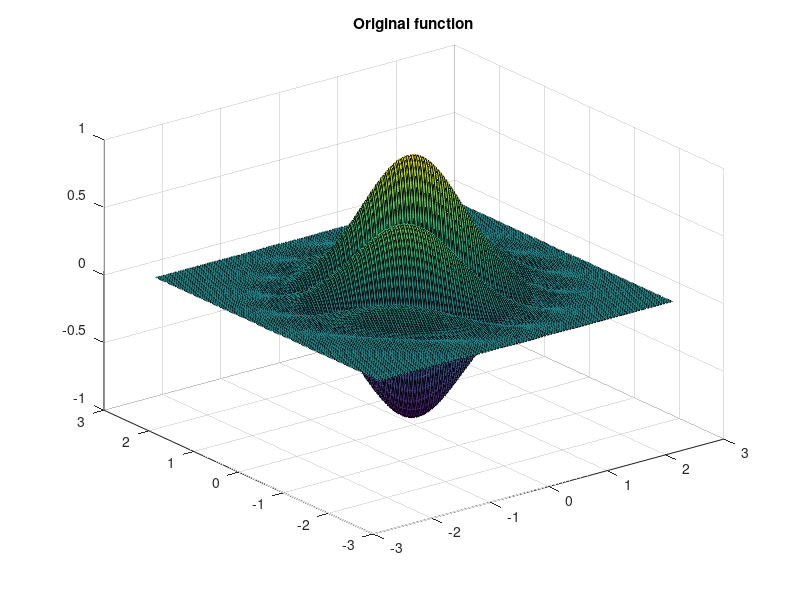

This chart was generated by the following MATLAB code: (Note: this script raises an error after producing the figure.)
addpath('../../HBF1');
addpath('../../HBF1/model_functions');
addpath('../../HBF1/update_rules_GD/Stochastic_gracient_descent');
addpath('../../HBF1/derivatives_c');
addpath('../../HBF1/derivatives_t');
addpath('../../../common/squared_error_risk');
addpath('../../../common/visualize_centers')
addpath('../../../common/cross_validation/standard_train_cv_test_validation')
addpath('../../../common')
addpath('../../../common/MNIST')
addpath('../../../common/kernel_functions')
addpath('../../../RBF_multivariant_regression/RBF');
addpath('../../../common/data_generation/synthetic_data_2D')
%% create data from range
start_val = -2.5;
end_val = 2.5;
sqrtN = 200; %N = sqrtN*sqrtN
N = sqrtN*sqrtN
fprintf('N = %d\n',N);
x_range = linspace(start_val, end_val, sqrtN);
y_range = linspace(start_val, end_val, sqrtN);
[X,Y] = meshgrid(x_range, y_range);
%% mkdir
dir_name = 'reconstructions/';
mkdir(dir_name);
%% make true function
Z = exp( -(X.^2+Y.^2) ).*cos(2*pi*(X+Y));
fig = figure
surf(X,Y,Z);
title('Original function')
saveas(fig, sprintf('%sTrue function',dir_name));
%% create data set for training alg 
[ X_data,Y_data] = make_data_from_meshgrid( X,Y,Z );
%% PLOT Full RBF
load('./rbf_real');
F_data = rbf_real_mdl.predict_data_set(X_data)';
[Xp,Yp,Zp] = make_meshgrid_data_from_training_data( X_data,F_data' );
fig = figure
[D, centers] = size(rbf_real_mdl.t)
surf(Xp,Yp,Zp);
title(sprintf('Full RBF Reconstructed function, number of centers = %d', centers))
saveas(fig, sprintf('%sfull_rbf_reconstruction_%d', dir_name, centers));
%% PLOT HBF1
jobs = 20;
results_dir_name = 'r_29feb_j1' %%<--CHANGE
for job_num=1:jobs
    name = sprintf('./results/%s/test_error_vs_iterations%d.mat', results_dir_name,job_num);
    load(name)
    %mdl_params = best_iteration_mdl.gather();
    %hbf1 = HBF1(mdl_params);
    %F_data = hbf1.predict_data_set(X_data)';
    F_data = best_iteration_mdl.predict_data_set(X_data)';
    size(F_data);
    % make the data back to mesh from training data
    [Xp,Yp,Zp] = make_meshgrid_data_from_training_data( X_data,F_data' );
    fig = figure
    surf(Xp,Yp,Zp);
    title(sprintf('HBF Reconstructed function, number of centers = %d',center))
    saveas(fig, sprintf('%shbf1_reconstruction_%d', dir_name, center));
end
%% PLOT RBF
for job_num=1:jobs
    name = sprintf('./results/%s/test_error_vs_iterations%d.mat', results_dir_name,job_num);
    load(name)
%     mdl_params = rbf_mdl.gather();
%     rbf = RBF(mdl_params);
%     F_data = rbf.predict_data_set(X_data)';
    F_data = rbf_mdl.predict_data_set(X_data)';
    size(F_data);
    % make the data back to mesh from training data
    [Xp,Yp,Zp] = make_meshgrid_data_from_training_data( X_data,F_data' );
    fig = figure
    surf(Xp,Yp,Zp);
    title(sprintf('RBF Reconstructed function, number of centers = %d',center))
    saveas(fig, sprintf('%srbf_reconstruction_%d', dir_name, center));
end
beep;